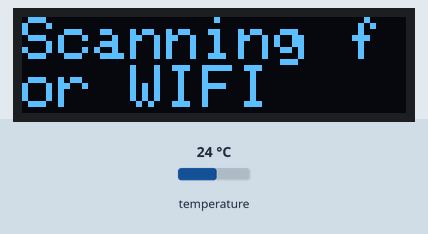
Simulated run of this sketch. Board: ESP32. Parts: 128×32 one-colour display. The test bench sets the inputs (shaded band); at power-on: temperature 24 °C. WiFi joins after 1.5 s; servers stay silent unless stated; the display library's start-up logo is not drawn; no MQTT or app messages arrive unless stated; what the sketch prints to the serial monitor is not drawn.

Above: at 2.1 s.
At 4.7 s:
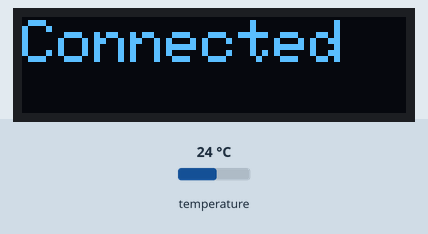
4.8 s: temperature set to 12 °C
Timing chart, 0 to 7.8 s (numbered marks = the images above; inputs shaded):
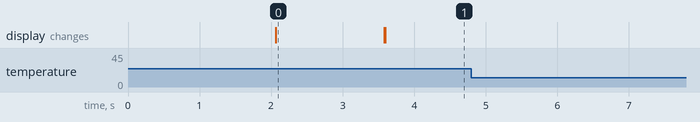

The sketch:

temp_sensor_mqtt.ino
```cpp
#include <SPI.h>
#include <Wire.h>
#include <WiFi.h>

#include "Adafruit_MQTT.h"
#include "Adafruit_MQTT_Client.h"
#include "Adafruit_SSD1306.h"

#define SCREEN_WIDTH 128 // OLED display width, in pixels
#define SCREEN_HEIGHT 32 // OLED display height, in pixels

#define MQTT_SERVER      "mqtt.leonrenkema.nl"
#define MQTT_SERVERPORT  1883

#define MQTT_DELAY 20000

#define SSID "##"
#define SSID_PASSWORD "##"

#include <esp_task_wdt.h>
#define WDT_TIMEOUT 30

// Declaration for an SSD1306 display connected to I2C (SDA, SCL pins)
// The pins for I2C are defined by the Wire-library.
// On an arduino UNO:       A4(SDA), A5(SCL)
// On an arduino MEGA 2560: 20(SDA), 21(SCL)
// On an arduino LEONARDO:   2(SDA),  3(SCL), ...
#define OLED_RESET     4 // Reset pin # (or -1 if sharing Arduino reset pin)
Adafruit_SSD1306 display(SCREEN_WIDTH, SCREEN_HEIGHT, &Wire, OLED_RESET);

WiFiClient client;
Adafruit_MQTT_Client mqtt(&client, MQTT_SERVER, MQTT_SERVERPORT);
//Adafruit_MQTT_Subscribe temperatureChannel = Adafruit_MQTT_Subscribe(&mqtt, "telegram/temp");
Adafruit_MQTT_Publish temperatureChannel = Adafruit_MQTT_Publish(&mqtt, "telegram/temp");

#include <OneWire.h>

// OneWire DS18S20, DS18B20, DS1822 Temperature Example
//
// http://www.pjrc.com/teensy/td_libs_OneWire.html
//
// The DallasTemperature library can do all this work for you!
// https://github.com/milesburton/Arduino-Temperature-Control-Library

OneWire  ds(15);  // on pin 10 (a 4.7K resistor is necessary)


void powerUsageCallBack(char *data, uint16_t len) {
  Serial.print(data);
  clearDisplay();
  showLine(0,0, data);
}

void setup() {

  Serial.begin(115200);

  esp_task_wdt_init(WDT_TIMEOUT, true); //enable panic so ESP32 restarts
  esp_task_wdt_add(NULL); //add current thread to WDT watch

  // SSD1306_SWITCHCAPVCC = generate display voltage from 3.3V internally
  if(!display.begin(SSD1306_SWITCHCAPVCC, 0x3C)) { // Address 0x3C for 128x32
    Serial.println(F("SSD1306 allocation failed"));
    for(;;); // Don't proceed, loop forever
  }

  display.display();
  delay(2000); // Pause for 2 seconds

  // Clear the buffer
  display.clearDisplay();

  connectWifi();

  //powerUsageChannel.setCallback(powerUsageCallBack);

  //mqtt.subscribe(&powerUsageChannel);

}

uint32_t currentMilis = 0;
uint32_t lastUpdateMilis = 0;
uint32_t screensaverMilis = 0;
bool screen = false;

uint8_t row = 1;

void loop() {

  char Buf[80];

  currentMilis = millis();
  esp_task_wdt_reset();

  MQTT_connect();

  mqtt.processPackets(10000);

  // ping the server to keep the mqtt connection alive
  // NOT required if you are publishing once every KEEPALIVE seconds

  if(! mqtt.ping()) {
    mqtt.disconnect();
  }

  float temperature = scanOnewire();

  if (temperature != -100) {
    String tempString = String(temperature) + " C";
    int stringLength = tempString.length()+1;
    char charBuffer[stringLength];
    tempString.toCharArray(charBuffer, stringLength);

    // Clear the buffer
    if (screen) {
      clearDisplay();
      showLine(0,1, charBuffer);
    }

    if (currentMilis - lastUpdateMilis > MQTT_DELAY) {
      String temperatureString = String("sensors,location=kantoor value=") + temperature + "";
      temperatureString.toCharArray(Buf, sizeof(Buf));
      temperatureChannel.publish(Buf);

      lastUpdateMilis = currentMilis;
    }
  }

  // if (currentMilis - screensaverMilis > 5000) {
  //   if (screen) {
  //     clearDisplay();
  //     screen = false;
  //   } else {
  //     screen = true;
  //   }
  //   screensaverMilis = currentMilis;
  // }

}
```

functions.ino
```cpp
// Function to connect and reconnect as necessary to the MQTT server.
// Should be called in the loop function and it will take care if connecting.
void MQTT_connect() {
  int8_t ret;

  // Stop if already connected.
  if (mqtt.connected()) {
    return;
  }

  Serial.print("Connecting to MQTT... ");

  uint8_t retries = 3;
  while ((ret = mqtt.connect()) != 0) { // connect will return 0 for connected
       Serial.println(mqtt.connectErrorString(ret));
       Serial.println("Retrying MQTT connection in 5 seconds...");
       mqtt.disconnect();
       delay(5000);  // wait 5 seconds
       retries--;
       if (retries == 0) {
         // basically die and wait for WDT to reset me
         while (1);
       }
  }
  Serial.println("MQTT Connected!");
}


void clearDisplay() {
   // Clear the buffer
  display.clearDisplay();
  display.display();      // Show initial text
}

void showLine(uint8_t x, uint8_t y, char* text) {
  display.setTextSize(2);
  display.setTextColor(SSD1306_WHITE);
  display.setCursor(x, y);
  display.println(text);
  display.display();
}

void connectWifi() {
    clearDisplay();
    showLine(0, 0, "Scanning for WIFI");

    WiFi.begin(SSID, SSID_PASSWORD);

    while (WiFi.status() != WL_CONNECTED) {
        delay(500);
        Serial.print(".");
    }
    clearDisplay();
    showLine(0, 1, "Connected");
}
```

temp.ino
```cpp
float scanOnewire() {

  byte i;
  byte present = 0;
  byte type_s;
  byte data[12];
  byte addr[8];
  float celsius, fahrenheit;

  if ( !ds.search(addr)) {
    Serial.println("No more addresses.");
    Serial.println();
    ds.reset_search();
    delay(250);
    return -100;
  }

  Serial.print("ROM =");
  for( i = 0; i < 8; i++) {
    Serial.write(' ');
    Serial.print(addr[i], HEX);
  }

  if (OneWire::crc8(addr, 7) != addr[7]) {
      Serial.println("CRC is not valid!");
      return -100;
  }
  Serial.println();

  // the first ROM byte indicates which chip
  switch (addr[0]) {
    case 0x10:
      Serial.println("  Chip = DS18S20");  // or old DS1820
      type_s = 1;
      break;
    case 0x28:
      Serial.println("  Chip = DS18B20");
      type_s = 0;
      break;
    case 0x22:
      Serial.println("  Chip = DS1822");
      type_s = 0;
      break;
    default:
      Serial.println("Device is not a DS18x20 family device.");
      return -100;
  }

  ds.reset();
  ds.select(addr);
  ds.write(0x44, 1);        // start conversion, with parasite power on at the end

  delay(1000);     // maybe 750ms is enough, maybe not
  // we might do a ds.depower() here, but the reset will take care of it.

  present = ds.reset();
  ds.select(addr);
  ds.write(0xBE);         // Read Scratchpad

  Serial.print("  Data = ");
  Serial.print(present, HEX);
  Serial.print(" ");
  for ( i = 0; i < 9; i++) {           // we need 9 bytes
    data[i] = ds.read();
    Serial.print(data[i], HEX);
    Serial.print(" ");
  }
  Serial.print(" CRC=");
  Serial.print(OneWire::crc8(data, 8), HEX);
  Serial.println();

  // Convert the data to actual temperature
  // because the result is a 16 bit signed integer, it should
  // be stored to an "int16_t" type, which is always 16 bits
  // even when compiled on a 32 bit processor.
  int16_t raw = (data[1] << 8) | data[0];
  if (type_s) {
    raw = raw << 3; // 9 bit resolution default
    if (data[7] == 0x10) {
      // "count remain" gives full 12 bit resolution
      raw = (raw & 0xFFF0) + 12 - data[6];
    }
  } else {
    byte cfg = (data[4] & 0x60);
    // at lower res, the low bits are undefined, so let's zero them
    if (cfg == 0x00) raw = raw & ~7;  // 9 bit resolution, 93.75 ms
    else if (cfg == 0x20) raw = raw & ~3; // 10 bit res, 187.5 ms
    else if (cfg == 0x40) raw = raw & ~1; // 11 bit res, 375 ms
    //// default is 12 bit resolution, 750 ms conversion time
  }
  celsius = (float)raw / 16.0;

  return celsius;
}
```

Measured:
- after the input at 4.8 s, every drawn part: stays the same
- what the display in image 0 shows lasts 1.5 s, from 2.1 s to 3.6 s
